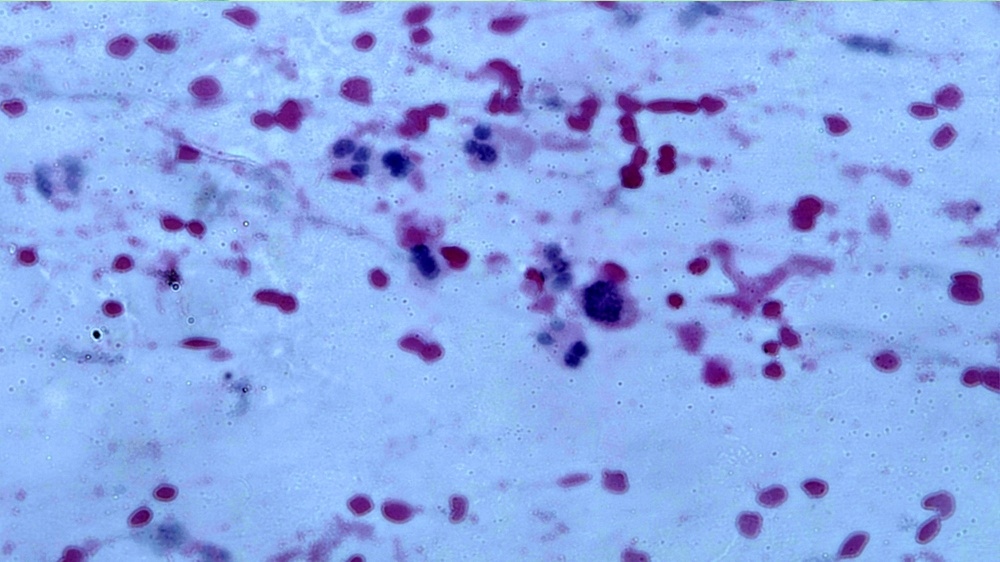
#> input picture Day_34  Work with Image Data/2.jpg, 1000 x 562 px, shrunk from 3264 x 1836 before the run
$ jupyter execute code.ipynb
#> lines starting #> are read from the running program, lines starting #| are printed output that depends on the picture
Cách 1:

[cell 1]
import cv2
import matplotlib.pyplot as plt
img=cv2.imread('2.jpg',0)
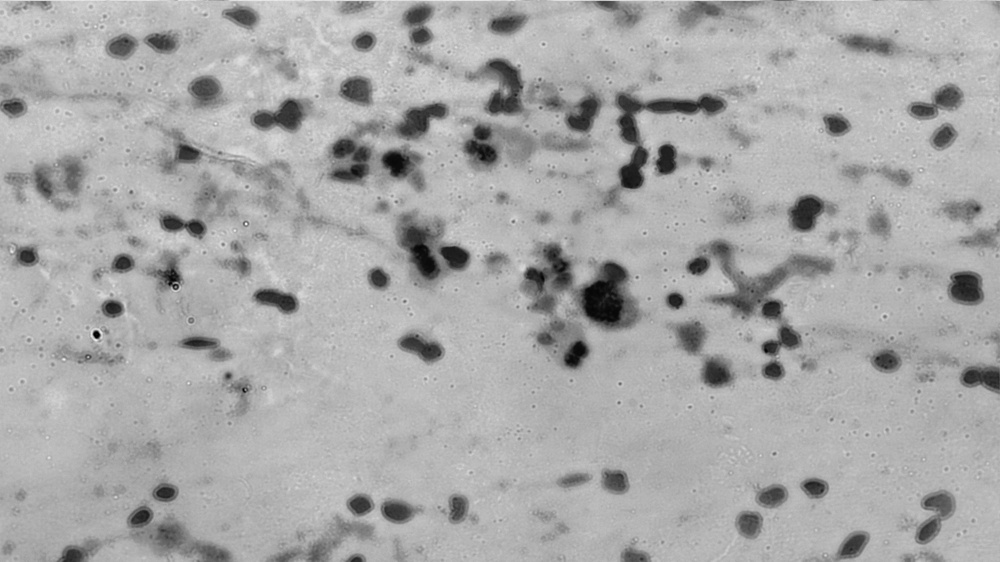
#> img: shape (562, 1000); min 0, max 244, mean 168.3
img_filtered = cv2.GaussianBlur(img , (5, 5),2.5)
plt.title('Sigma=2.5')
plt.imshow(img,cmap='gray')
plt.show()

[cell 2]
img=cv2.imread('2.jpg',0)
img_filtered = cv2.GaussianBlur(img , (5, 5),5)
plt.title('Sigma=5.0')
plt.imshow(img,cmap='gray')
plt.show()

[cell 3]
img=cv2.imread('2.jpg',0)
img_filtered = cv2.GaussianBlur(img , (5, 5),10)
plt.imshow(img,cmap='gray')
plt.title('Sigma=10.0')
plt.show()

Cách 2:

[cell 4]
import numpy as np
from math import*
def gaussian_kernel(size , sigma):
#> called with size = 5, sigma = 2.5
    if size % 2 == 0:
        size = size + 1
    max_point = size // 2 # both directions (x,y) maximum cell start point
    min_point = -max_point # both directions (x,y) minimum cell start point
    7
    K = np.zeros ((size , size)) # kernel matrix
    for x in range(min_point , max_point + 1):
        for y in range(min_point , max_point + 1):
            value = (1/(2*pi*(sigma**2)))*(exp(-(x**2+y**2)/(2*(sigma**2))))
            K[x - min_point , y - min_point] = value
    return K
kernel = gaussian_kernel (5, 2.5)
img = cv2.imread("2.jpg",0)
img_gaussian = cv2.filter2D(img , -1, kernel)
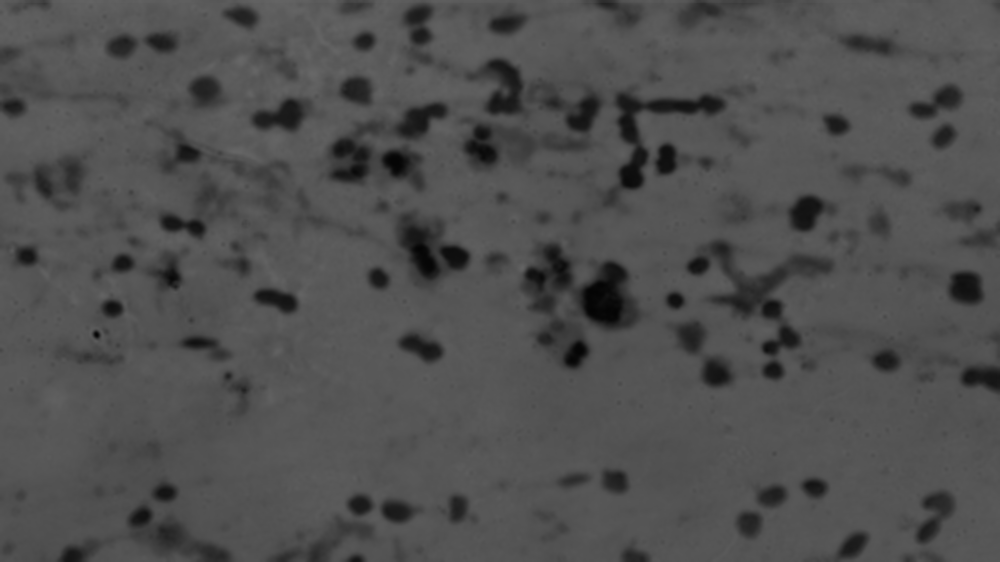
#> img_gaussian: shape (562, 1000); min 4, max 103, mean 79.2
plt.title('Sigma=2.5')
plt.imshow(img_gaussian,cmap='gray')
plt.show()

[cell 5]
kernel = gaussian_kernel (5, 10)
img = cv2.imread("2.jpg",0)
img_gaussian = cv2.filter2D(img , -1, kernel)
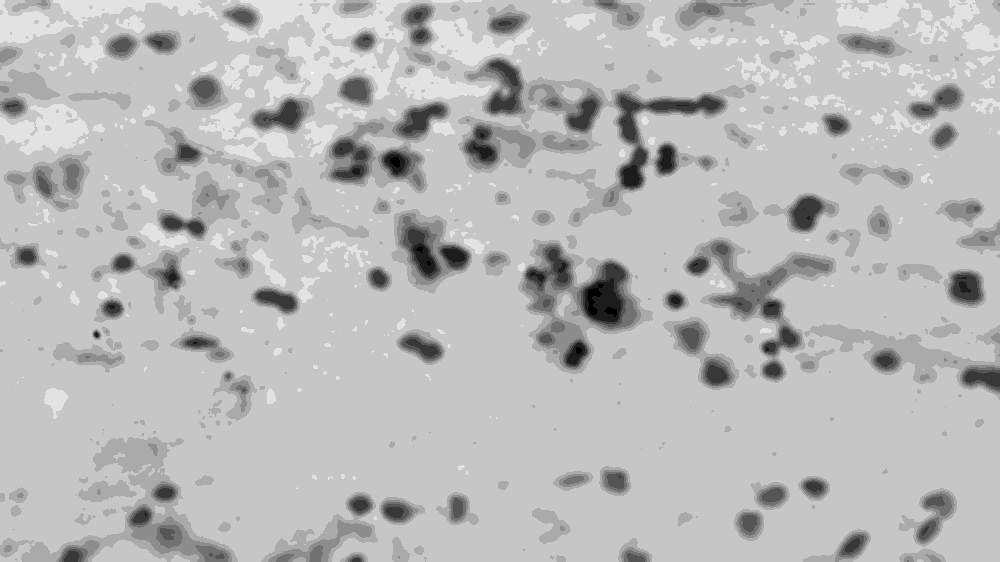
#> img_gaussian: shape (562, 1000); min 0, max 9, mean 6.54; drawn with min black and max white
plt.title('Sigma=5.0')
plt.imshow(img_gaussian,cmap='gray')
plt.show()

[cell 6]
kernel = gaussian_kernel (5,10)
